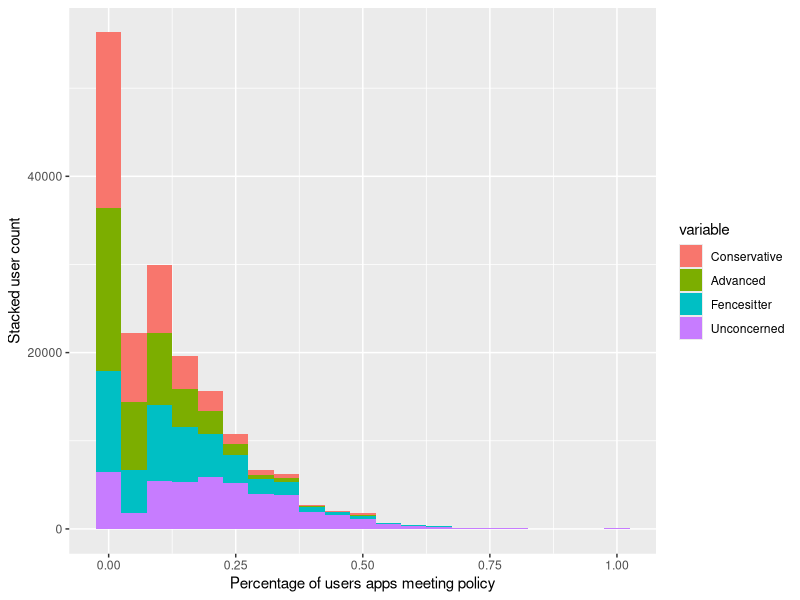
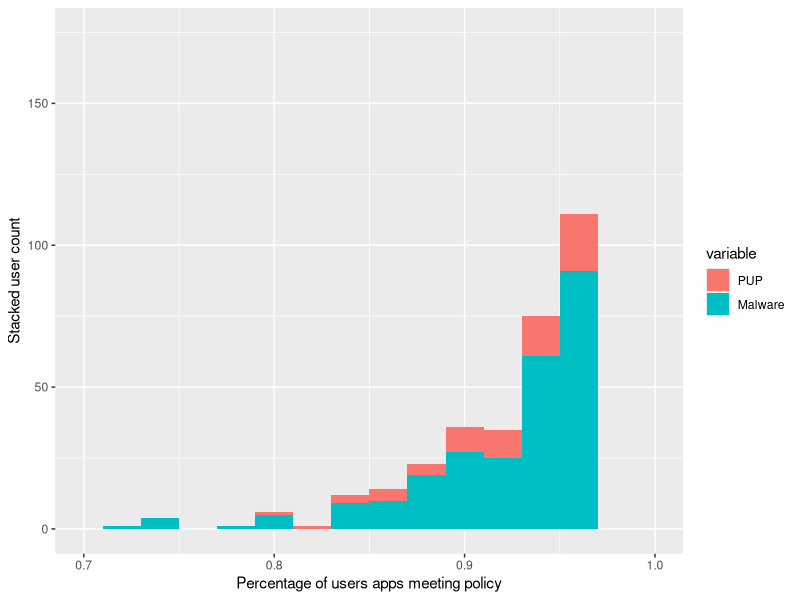

Write R code to recreate these figures, in order.
library('ggplot2')
library('reshape2')

advanced     <- read.csv('advanced.csv')
conservative <- read.csv('conservative.csv')
fencesitter  <- read.csv('fencesitter.csv')
malware      <- read.csv('malware.csv')
pus          <- read.csv('pus.csv')
unconcerned  <- read.csv('unconcerned.csv')
pup <- read.csv('pup.csv')

installs <- read.csv('user-installs.csv')

setEPS()
postscript("lin.eps", width=6, height=3)

lin <- merge(merge(merge(conservative, advanced), fencesitter), unconcerned)
lin_ <- merge(lin, installs)
lin__ <- lin_[lin_$installs > 20,]
lin___ <- lin__[,1:5]

d_lin <- melt(lin___, id.vars=c(1))
p_lin <- ggplot(d_lin, aes(x=value, fill=variable)) + geom_histogram(binwidth=0.05)
update_labels(p_lin, list(x="Percentage of users apps meeting policy", y="Stacked user count", color="Policy"))
dev.off()

setEPS()
postscript("malware.eps", width=6, height=3)
bad <- merge(pup,malware)

bad_ <- merge(bad, installs)
bad__ <- bad_[bad_$installs > 20,]
bad___ <- bad__[,1:3]

d_bad <- melt(bad___, id.vars=c(1))
p_bad <- ggplot(d_bad, aes(x=value, fill=variable)) + geom_histogram(binwidth=0.02) + ylim(0,175) + xlim(0.7, 0.9999) # + scale_y_sqrt()
update_labels(p_bad, list(x="Percentage of users apps meeting policy", y="Stacked user count", color="Policy"))
dev.off()
